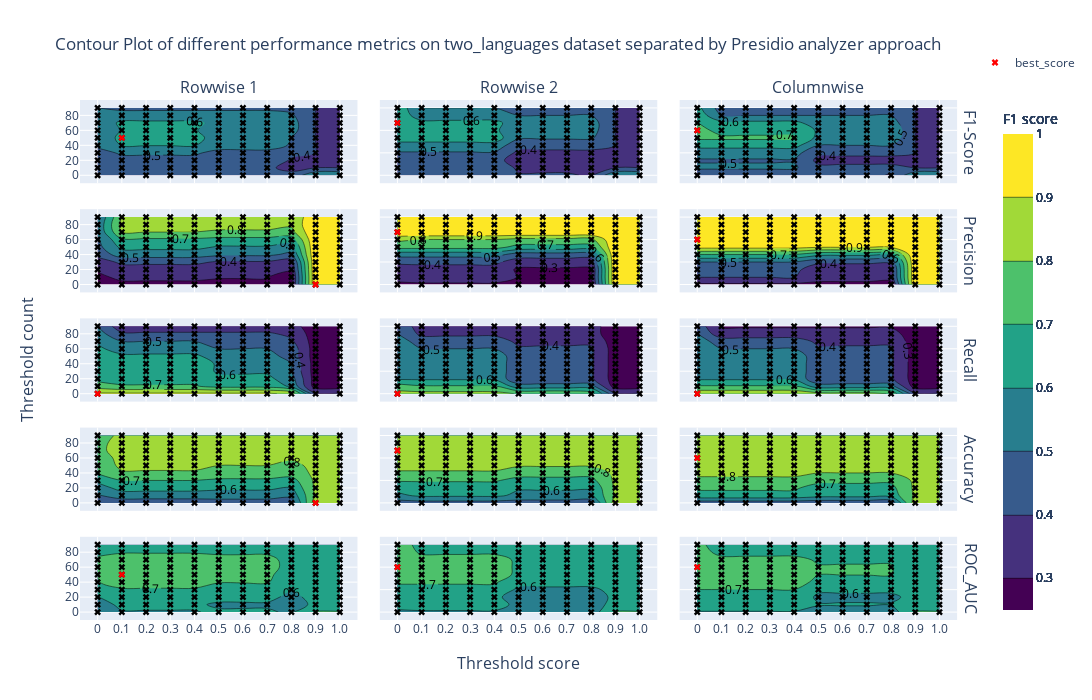
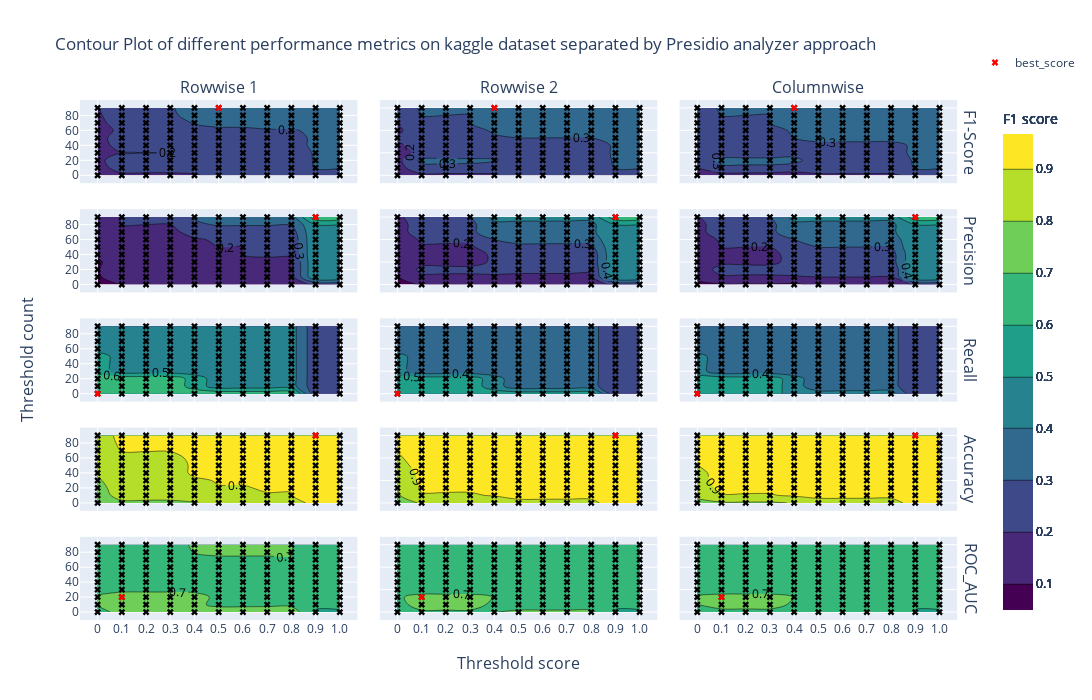
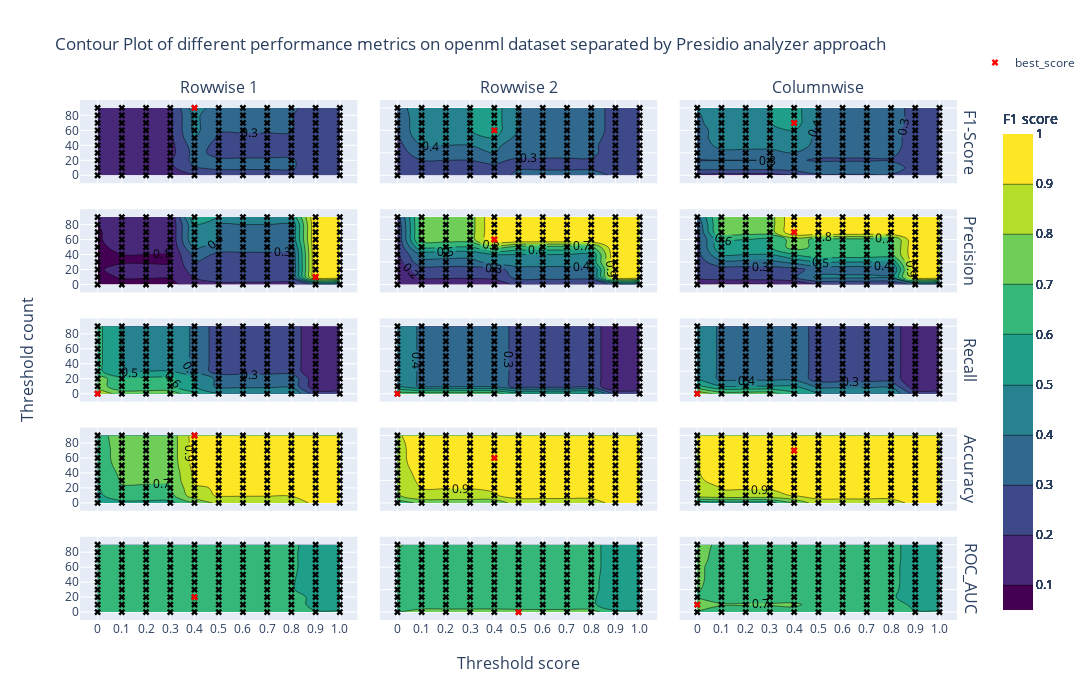
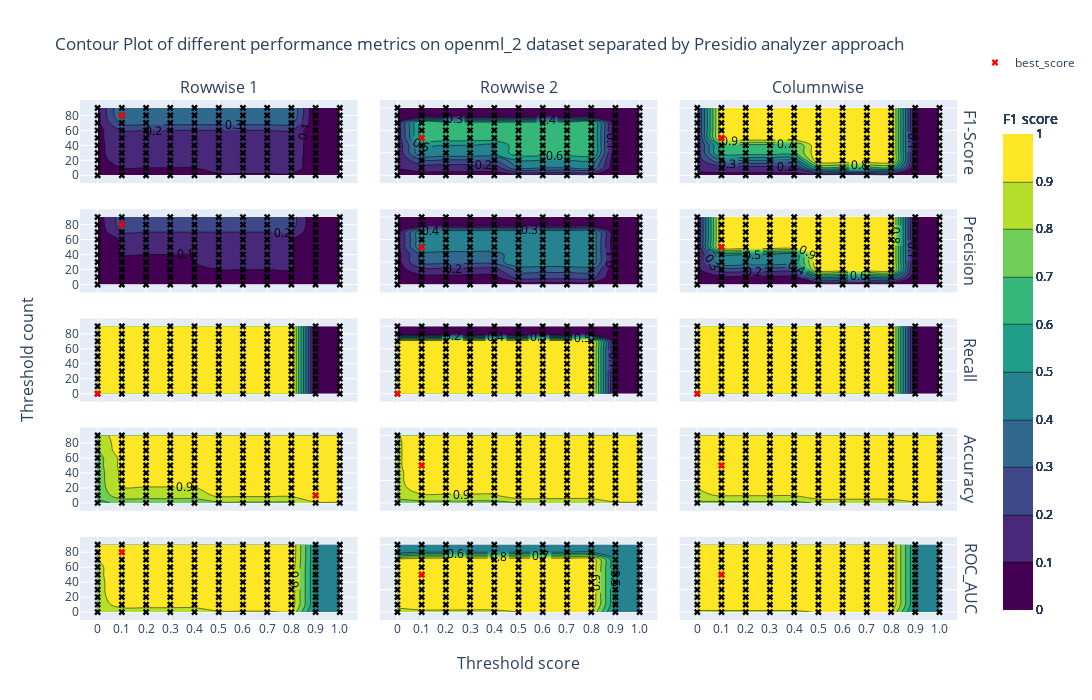

The notebook cell saved with these charts, in order:
### Code cell
df_lan = pd.concat([df_rowwise1_lan, df_rowwise2_lan, df_columnwise_lan]).reset_index(drop=True)
df_kaggle = pd.concat([df_rowwise1_kaggle, df_rowwise2_kaggle, df_columnwise_kaggle]).reset_index(drop=True)
df_openml = pd.concat([df_rowwise1_openml, df_rowwise2_openml, df_columnwise_openml]).reset_index(drop=True)
df_openml_2 = pd.concat([df_rowwise1_openml_2, df_rowwise2_openml_2, df_columnwise_openml_2]).reset_index(drop=True)


for (df, dataset) in zip([df_lan, df_kaggle, df_openml, df_openml_2], ["two_languages", "kaggle", "openml", "openml_2"]):
    z_values = []
    for s in ["f1", "precision", "recall", "accuracy", "roc_auc"]:
        z_values.append(max(df[f'{s}']))
        z_values.append(min(df[f'{s}']))

    zmin = min(z_values)
    zmax = max(z_values)

    fig = make_subplots(
        rows=5, cols=3, row_titles=("F1-Score", "Precision", "Recall", "Accuracy", "ROC_AUC"), column_titles=("Rowwise 1", "Rowwise 2", "Columnwise"),
        shared_xaxes=True, shared_yaxes=True, vertical_spacing=0.05, horizontal_spacing=0.025, x_title="Threshold score", y_title="Threshold count",
        specs=[[{"type": "contour"}, {"type": "contour"}, {"type": "contour"}],
            [{"type": "contour"}, {"type": "contour"}, {"type": "contour"}],
            [{"type": "contour"}, {"type": "contour"}, {"type": "contour"}],
            [{"type": "contour"}, {"type": "contour"}, {"type": "contour"}],
            [{"type": "contour"}, {"type": "contour"}, {"type": "contour"}]]
    )

    for e, i in enumerate([110, 220, 330]):
        for ee, s in enumerate(["f1", "precision", "recall", "accuracy", "roc_auc"]):
            start_idx = e * 110
            end_idx = start_idx + 110
            df_subset = df.iloc[start_idx:end_idx]
            Z = np.array(df_subset.pivot(index='threshold_count', columns='threshold_score', values=f'{s}'))
            threshold_scores = sorted(df_subset['threshold_score'].unique())
            threshold_counts = sorted(df_subset['threshold_count'].unique())

            fig.add_trace(go.Contour(z=Z, x=threshold_scores, y=threshold_counts, colorscale="Viridis", zmin=zmin, zmax=zmax,
                colorbar=dict(title="F1 score"), contours=dict(showlabels=True)), row=ee+1, col=e+1)

            hover_text = [f"x: {x}, y: {y}, z: {z}" for x, y, z in zip(df_subset['threshold_score'],df_subset['threshold_count'],df_subset[f'{s}'])]

            fig.add_trace(go.Scatter(
                x=df_subset['threshold_score'], y=df_subset['threshold_count'], mode='markers', marker=dict(color='black', symbol='x'),
                text=hover_text, hoverinfo="text", showlegend=False), row=ee+1, col=e+1)

            df_subset[f'{s}']
            max_micro_f1_index = df_subset[f'{s}'].idxmax()  
            max_micro_f1_row = df.loc[max_micro_f1_index]
            max_threshold_score = max_micro_f1_row['threshold_score']
            max_threshold_count = max_micro_f1_row['threshold_count']
            max_micro_f1_score = max_micro_f1_row[f'{s}']
            
            hover_text = [f"x: {x}, y: {y}, z: {z}" for x, y, z in zip([max_threshold_score],[max_threshold_count],[max_micro_f1_score])]
            fig.add_trace(go.Scatter(x=[max_threshold_score], y=[max_threshold_count], marker=dict(color='red', symbol='x'), showlegend=True if e == 0 and ee == 0 else False,
                            mode="markers", text=hover_text, hoverinfo="text", name="best_score", legendgroup="best"), row=ee+1, col=e+1)

    fig.update_layout(
        title=f"Contour Plot of different performance metrics on {dataset} dataset separated by Presidio analyzer approach",
        legend=dict(x=1,y=1.1),
        height=700,
        width=1200
    )

    fig.show()
